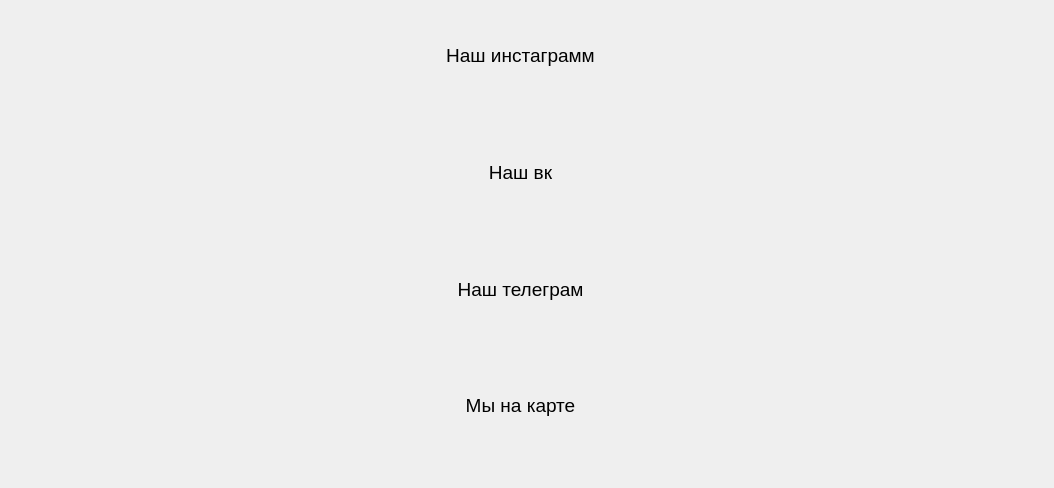
<?xml version="1.0" encoding="UTF-8"?>
<ui version="4.0">
 <class>about</class>
 <widget class="QWidget" name="about">
  <property name="geometry">
   <rect>
    <x>0</x>
    <y>0</y>
    <width>1054</width>
    <height>488</height>
   </rect>
  </property>
  <property name="windowTitle">
   <string>Form</string>
  </property>
  <widget class="QWidget" name="verticalLayoutWidget">
   <property name="geometry">
    <rect>
     <x>0</x>
     <y>0</y>
     <width>1041</width>
     <height>461</height>
    </rect>
   </property>
   <layout class="QVBoxLayout" name="verticalLayout">
    <item>
     <widget class="QLabel" name="label_3">
      <property name="font">
       <font>
        <pointsize>14</pointsize>
       </font>
      </property>
      <property name="text">
       <string>Наш инстаграмм</string>
      </property>
      <property name="alignment">
       <set>Qt::AlignCenter</set>
      </property>
     </widget>
    </item>
    <item>
     <widget class="QLabel" name="label_2">
      <property name="font">
       <font>
        <pointsize>14</pointsize>
       </font>
      </property>
      <property name="text">
       <string>Наш вк</string>
      </property>
      <property name="alignment">
       <set>Qt::AlignCenter</set>
      </property>
     </widget>
    </item>
    <item>
     <widget class="QLabel" name="label_4">
      <property name="font">
       <font>
        <pointsize>14</pointsize>
       </font>
      </property>
      <property name="text">
       <string>Наш телеграм</string>
      </property>
      <property name="alignment">
       <set>Qt::AlignCenter</set>
      </property>
     </widget>
    </item>
    <item>
     <widget class="QLabel" name="label_5">
      <property name="font">
       <font>
        <pointsize>14</pointsize>
       </font>
      </property>
      <property name="text">
       <string>Мы на карте</string>
      </property>
      <property name="alignment">
       <set>Qt::AlignCenter</set>
      </property>
     </widget>
    </item>
   </layout>
  </widget>
 </widget>
 <resources/>
 <connections/>
</ui>
